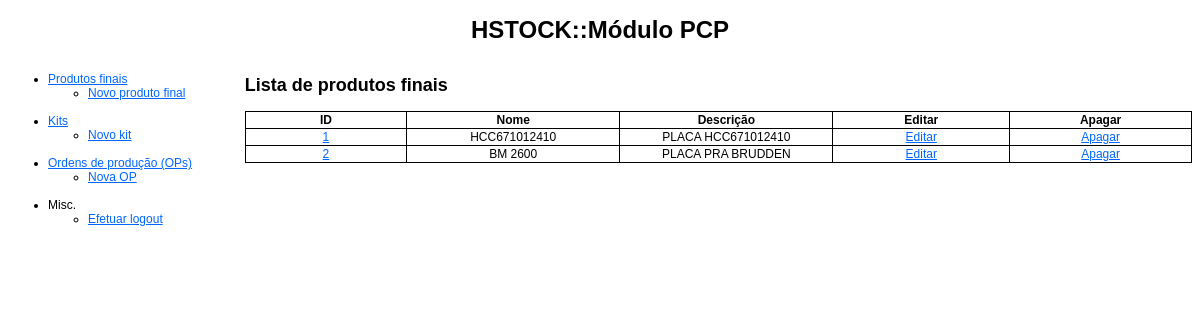
Page /pcp/produtos_finais.php (signed in) on the committed database.
### tables this page shows
CREATE TABLE IF NOT EXISTS `produtos_finais` (
  `id` int(11) NOT NULL AUTO_INCREMENT,
  `nome` varchar(255) NOT NULL,
  `descricao` text NOT NULL,
  PRIMARY KEY (`id`)
);

### pcp/produtos_finais.php (the view, shortened to what this page needs)
<!DOCTYPE html PUBLIC "-//W3C//DTD XHTML 1.0 Transitional//EN" "http://www.w3.org/TR/xhtml1/DTD/xhtml1-transitional.dtd">
<html xmlns="http://www.w3.org/1999/xhtml">
    <head>
        <link href="../estilos_hton.css" rel="stylesheet" type="text/css" />
    </head>
    <body>
   	<div id="header">
    	<h1>HSTOCK::Módulo PCP</h1>
    </div>
    <div id="menu">
        <?php require_once('menu.php'); ?>
	</div>
    <div id="content">
		<?php
		@$action = $_GET['action'];
		switch($action)
		{
				?>
                <?php
			default:
				?>
                <h2>Lista de produtos finais</h2>
				<table class="content_table">
					<tr>
						<th>ID</th>
						<th>Nome</th>
						<th>Descrição</th>
                        <th>Editar</th>
                        <th>Apagar</th>
					</tr>
					<?php
					$c = new conexao;
					$c->set_charset('utf8');
					$q = "SELECT * FROM produtos_finais;";
					$r = $c->query($q);
					while($produto_final = $r->fetch_object()): ?>
					<tr>
						<td><a href='produtos_finais.php?action=view&id=<?php echo $produto_final->id; ?>'><?php echo $produto_final->id; ?></a></td>
						<td><?php echo $produto_final->nome; ?></td>
						<td><?php echo $produto_final->descricao; ?></td>
                        <td><a href='produtos_finais.php?action=edit&id=<?php echo $produto_final->id; ?>'>Editar</a></td>
                        <td><a href='produtos_finais.php?action=delete&id=<?php echo $produto_final->id; ?>'>Apagar</a></td>
					</tr>
					<?php endwhile; ?>
				</table>
				<?php
			break;
		}
		?>
    </div>
    </body>
</html>

### estilos_hton.css (style rules this page uses)
#header { text-align: center; }
#menu { float: left; width: 19%; }
#content { float: right; width: 80%; }
#tabela_login, td, th { border-top-width: 1px; border-right-width: 1px; border-bottom-width: 1px; border-left-width: 1px; border-top-style: solid; border-right-style: solid; border-bottom-style: solid; border-left-style: solid; border-collapse:collapse; margin: auto; width: 500px; }
.content_table { width: 100%; }
.content_table, th, td { border: solid 1px; border-collapse:collapse; text-align:center; }
body { font-family: Arial, Helvetica, sans-serif; font-size: 12px; }
a:link, a:visited { text-decoration: underline; color: #06F; }

### rows in the picture
produtos_finais: id "1", nome "HCC671012410", descricao "PLACA HCC671012410"
produtos_finais: id "2", nome "BM 2600", descricao "PLACA PRA BRUDDEN"
